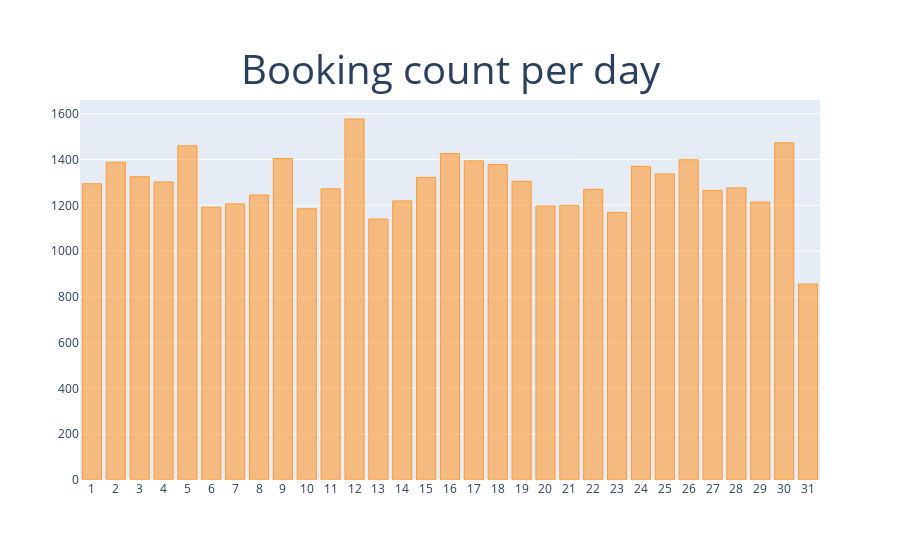

Write notebook code for a chart like this one.
### Code cell
import chart_studio.plotly as py
import cufflinks as cf
cf.go_offline(connected=True)

layout = {
    'title':{
        'text':'Booking count per day',
        'font':{
            'size':40
        },
        'x':0.5,
        'y':0.9
    },
    'xaxis':{
        'showticklabels':True,
        'dtick':'D1'
    }
}
resort_day.iplot(kind='bar', theme='white', layout=layout)

### Figure 1 — Plotly figure (JSON) as saved in the notebook; plotly's stock layout.template omitted (floating-point values rounded to 4 significant figures)
{"data": [{"marker": {"color": "rgba(255, 153, 51, 0.6)", "line": {"color": "rgba(255, 153, 51, 1.0)", "width": 1}}, "name": "Counts", "orientation": "v", "text": "", "type": "bar", "x": [1, 2, 3, 4, 5, 6, 7, 8, 9, 10, 11, 12, 13, 14, 15, 16, 17, 18, 19, 20, 21, 22, 23, 24, 25, 26, 27, 28, 29, 30, 31], "y": [1294, 1388, 1325, 1302, 1460, 1192, 1206, 1245, 1404, 1185, 1272, 1577, 1140, 1219, 1322, 1426, 1394, 1378, 1305, 1197, 1200, 1270, 1169, 1370, 1337, 1399, 1265, 1276, 1214, 1473, 856]}], "layout": {"title": {"font": {"size": 40}, "text": "Booking count per day", "x": 0.5, "y": 0.9}, "xaxis": {"dtick": "D1", "showticklabels": true}}}
